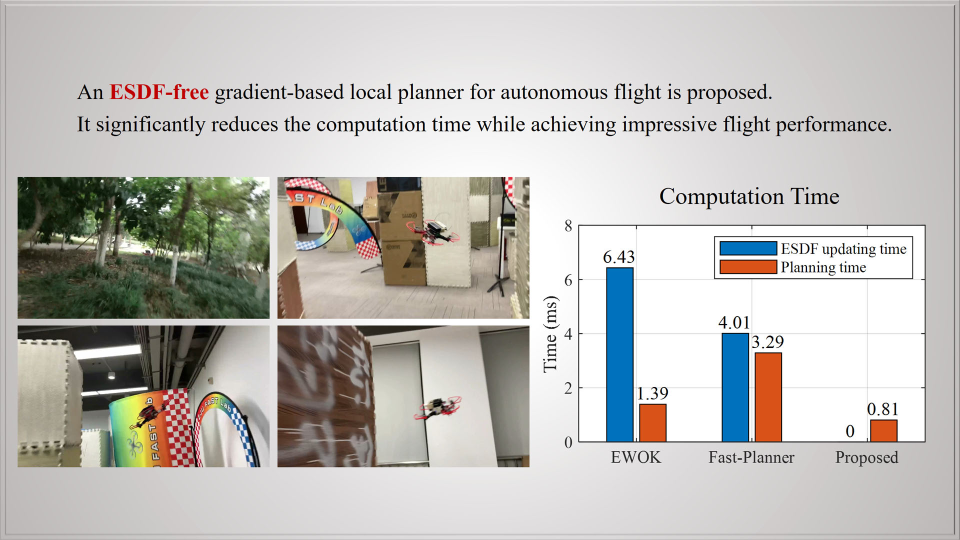
//> input picture ego-planner-master/pictures/comp.jpg, 1920 x 1080 px, given in place of the camera (shown at 1/2 size)
$ ./lindetect   (built with g++ and OpenCV 4)
//> lines starting //> are read from the running program, lines starting //| are printed output that depends on the picture; after the words box and inside, x2 and y2 are one past the last pixel; in counts of white or black regions, pixels touching at a corner belong together
#include <opencv2/opencv.hpp>
#include <iostream>
#include <math.h>
#include <opencv2\core\core.hpp>
#include <opencv2\highgui\highgui.hpp>
#include <opencv2\imgproc\imgproc.hpp>
#include <stdlib.h>
#include "skeletonization.hpp"

using namespace cv;
using namespace std;
int Kernel_size = 15;
int low_threshold = 40;
int high_threshold = 120;
int rho = 1.0;
int Threshold = 20;
double theta = CV_PI/180;
int minLineLength = 3;
int maxLineGap = 1;

//多项式拟合
bool polynomial_curve_fit(std::vector<cv::Point>& key_point, int n, cv::Mat& A)
{
//Number of key points
int N = key_point.size();
//构造矩阵X
cv::Mat X = cv::Mat::zeros(n + 1, n + 1, CV_64FC1);
for (int i = 0; i < n + 1; i++)
{
for (int j = 0; j < n + 1; j++)
{
for (int k = 0; k < N; k++)
{
X.at<double>(i, j) = X.at<double>(i, j) +
std::pow(key_point[k].y, i + j);
}
}
}
//构造矩阵Y
cv::Mat Y = cv::Mat::zeros(n + 1, 1, CV_64FC1);
for (int i = 0; i < n + 1; i++)
{
for (int k = 0; k < N; k++)
{
Y.at<double>(i, 0) = Y.at<double>(i, 0) +
std::pow(key_point[k].x, i) * key_point[k].x;
}
}
A = cv::Mat::zeros(n + 1, 1, CV_64FC1);
//求解矩阵A
cv::solve(X, Y, A, cv::DECOMP_LU);
return true;
}

int main()
{
    // Initialize camera
    cv::VideoCapture video_capture(1);
    if (!video_capture.isOpened())
    {
        std::cerr << "Error: Could not open video capture device." << std::endl;
        return -1;
    }

    while (true)
    {
        // Capture frame-by-frame
        cv::Mat frame;
        video_capture >> frame;
//> frame is the input picture: 1080 rows x 1920 cols, CV_8UC3; mean B, G, R 183.9, 188, 189.9
        waitKey(5);
        if (frame.empty())
        {
            std::cerr << "Error: Could not read frame." << std::endl;
            break;
        }
        //imshow("orginal",frame);
        //Mat frame = imread("robot.png");
        // Convert to grayscale
        cv::Mat gray,thre;
        cv::cvtColor(frame, gray, cv::COLOR_BGR2GRAY);
        Mat out;
        //获取自定义核
        Mat element = getStructuringElement(MORPH_RECT, Size(100, 100)); //第一个参数MORPH_RECT表示矩形的卷积核，当然还可以选择椭圆形的、交叉型的
        //膨胀操作
        dilate(gray, out, element);
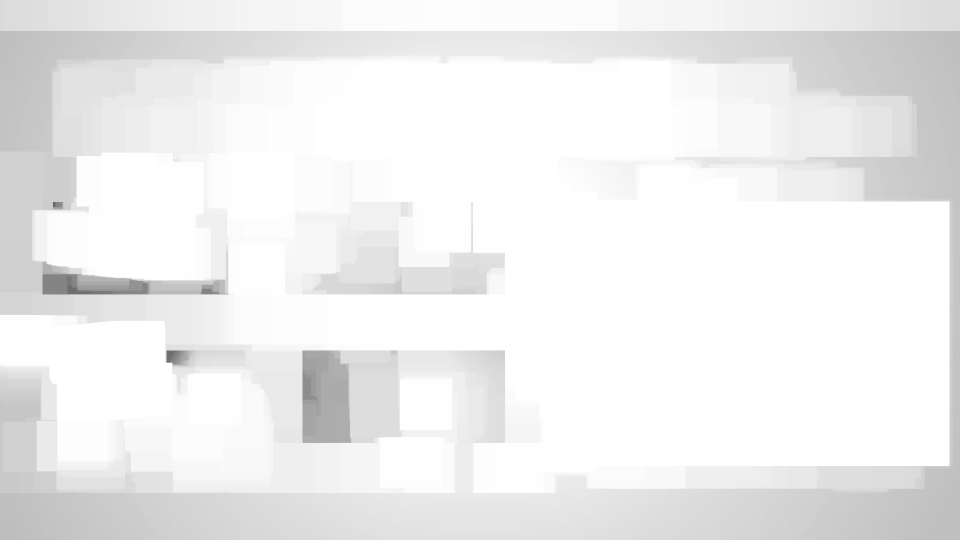
//> out: 1080 rows x 1920 cols, CV_8UC1 (shown at 1/2 size); min 96, max 255, mean 238.9
        //二值
        threshold(gray, thre, 50, 255, THRESH_BINARY);
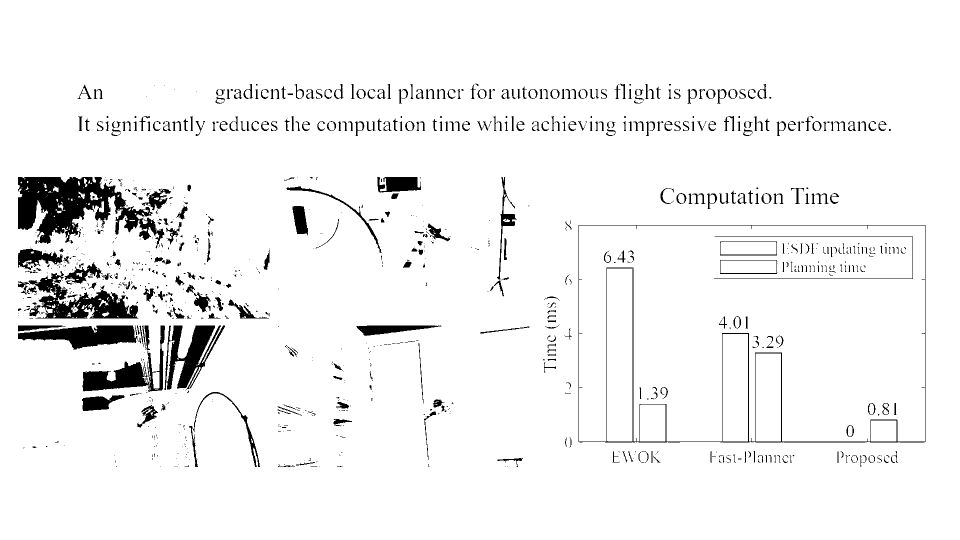
//> thre: 1080 rows x 1920 cols, CV_8UC1 (shown at 1/2 size); 94.9% white; 1069 black regions (639 under 20 px)
        //imshow("er",thre);
        // Blur image to reduce noise
        cv::Mat blurred;
        cv::GaussianBlur(thre, blurred, cv::Size(Kernel_size, Kernel_size), 0);
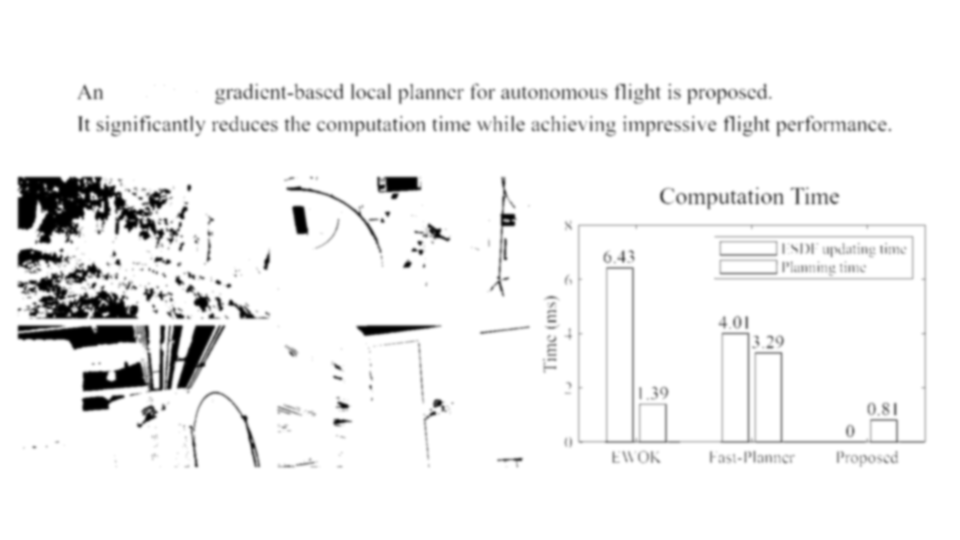
//> blurred: 1080 rows x 1920 cols, CV_8UC1 (shown at 1/2 size); min 0, max 255, mean 242
         // detect the contours on the binary image using cv2.CHAIN_APPROX_NONE
        vector<vector<Point>> contours;
        vector<Vec4i> hierarchy;
        findContours( thre, contours, hierarchy, RETR_TREE, CHAIN_APPROX_NONE);
//> contours = 1857 contours, 1267 with area under 20; largest, box (x1, y1, x2, y2) and area: (0, 0, 1920, 1080) 2070601, (1156, 449, 1852, 886) 302856, (1158, 451, 1850, 883) 250265, (35, 353, 330, 498) 21418, (1214, 536, 1265, 883) 17250

        // Perform Canny edge detection
        cv::Mat edges;
        cv::Canny(thre, edges, low_threshold, high_threshold);
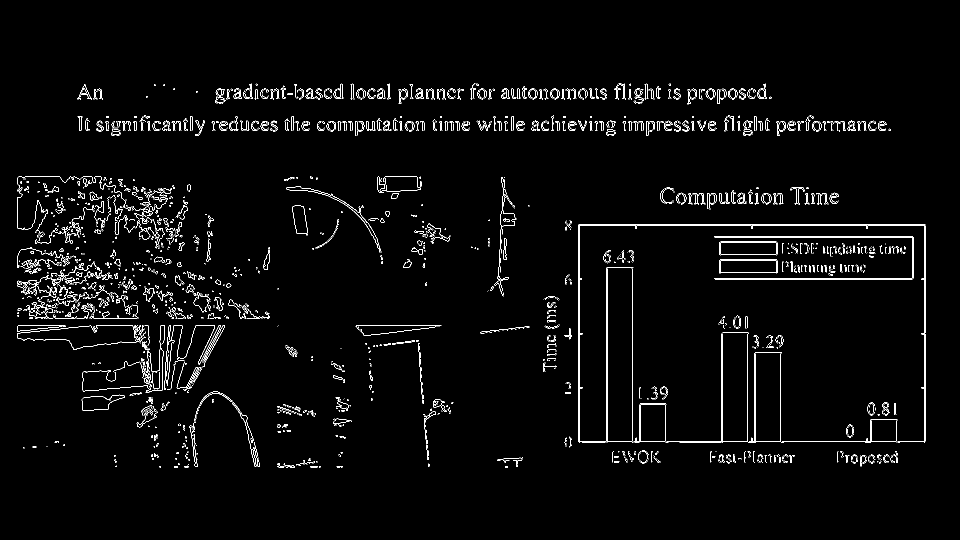
//> edges: 1080 rows x 1920 cols, CV_8UC1 (shown at 1/2 size); 2.4% white in thin lines or dots, all inside (x1, y1, x2, y2) = (35, 167, 1852, 935)

        // [12 lines of commented-out code are left out]
        vector<Vec3f> circles;
        double dp = 2; //
        double minDist = 50;  //两个圆心之间的最小距离
        double  param1 = 100;  //Canny边缘检测的较大阈值
        double  param2 = 100;  //累加器阈值
        int min_radius = 40;  //圆形半径的最小值
        int max_radius = 60;  //圆形半径的最大值
        HoughCircles(gray, circles, HOUGH_GRADIENT, dp, minDist, param1, param2,
            min_radius, max_radius);
//> circles = 1 circle (x, y, radius): [623, 443, 52.2]
        int H = frame.rows;
//> H = 1080
        int W = frame.cols;
//> W = 1920
        int m,n;
    //图像中标记出圆形
    Mat Mask1 = Mat::zeros(frame.size(), CV_8UC1);
    for (size_t i = 0; i < circles.size(); i++)
        {
            //读取圆心
        Point center(cvRound(circles[i][0]), cvRound(circles[i][1]));
            //读取半径
            int radius = cvRound(circles[i][2]);
            //绘制圆心
            circle(edges, center, 3, Scalar(0, 255, 0), -1, 8, 0);
            //绘制圆
            circle(frame, center, radius, Scalar(0, 0, 255), 3, 8, 0);

        circle(Mask1, center, radius, Scalar(255, 255, 255), -1);
         }
//> this loop made 1 pass
//> (center, radius) on pass 1: (Point(623, 443), 52)
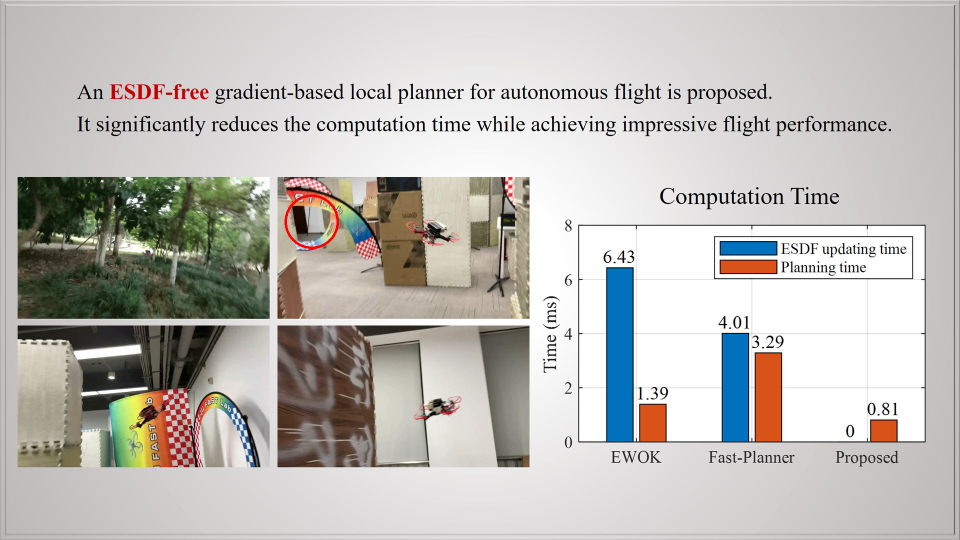
//> frame: 1080 rows x 1920 cols, CV_8UC3 (shown at 1/2 size); 0.08% of pixels changed, all inside (x1, y1, x2, y2) = (569, 389, 678, 498)
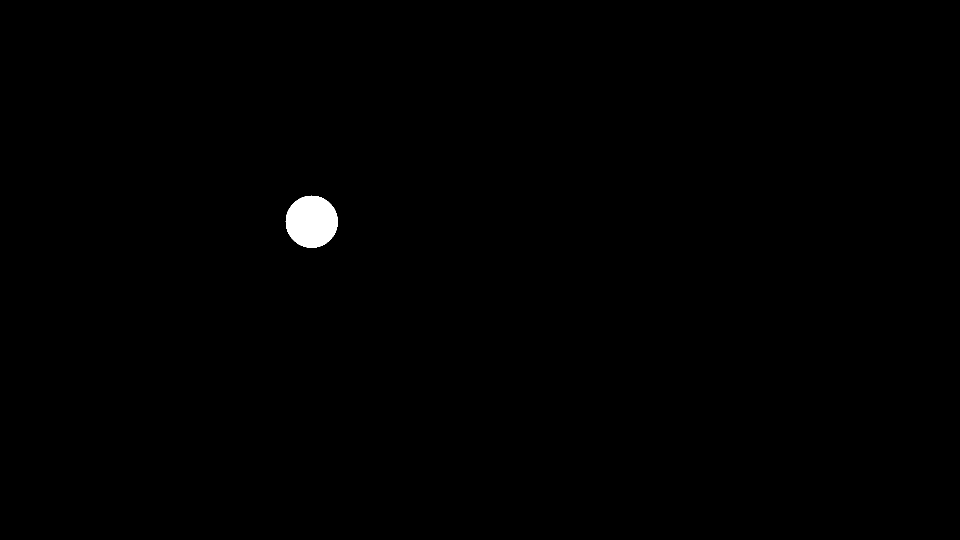
//> Mask1: 1080 rows x 1920 cols, CV_8UC1 (shown at 1/2 size); 0.41% white; 1 white region, box (x1, y1, x2, y2) and area: (571, 391, 676, 496) 8497

        Mat imgAddMask1 = thre.clone();
        cv::add(Mask1,thre,imgAddMask1);
//> imgAddMask1: 1080 rows x 1920 cols, CV_8UC1; 95% white; 1069 black regions (640 under 20 px), largest, box (x1, y1, x2, y2) and area: (36, 354, 329, 497) 19403, (57, 542, 277, 637) 8372, (36, 651, 275, 700) 6664
        //cv::imshow("multiply", imgAddMask1);
        //逆转二值图
        Mat thre_inv;
        bitwise_not(imgAddMask1,thre_inv);
        //连通域
        RNG rng(10086);
        Mat outr;
        int number = connectedComponents(thre_inv, outr, 8, CV_16U);  //统计图像中连通域的个数
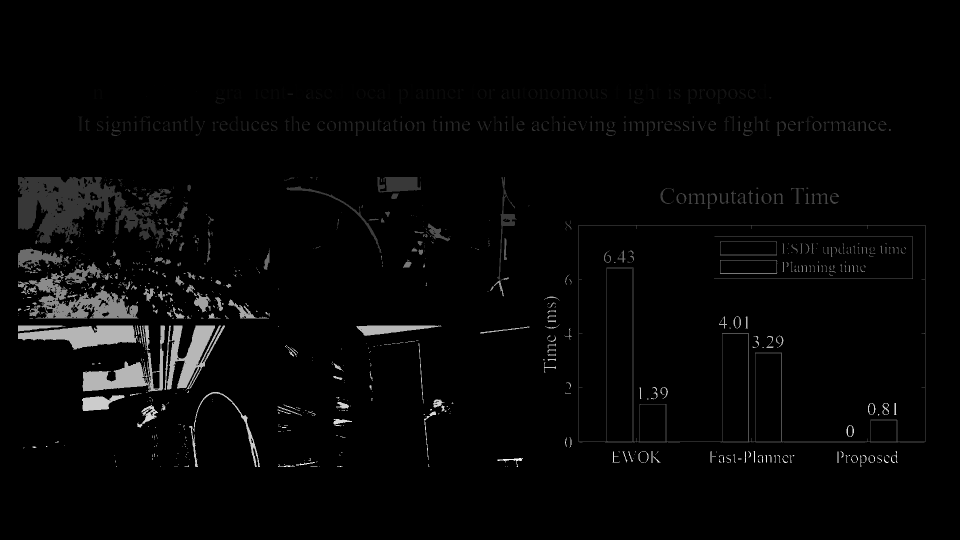
//> outr: 1080 rows x 1920 cols, CV_16UC1 (shown at 1/2 size); min 0, max 1069, mean 23.6; drawn with min black and max white
//> number = 1070
        // [9 lines of commented-out code are left out]
        Mat connect = Mat::zeros(thre.size(), frame.type());
        int w = connect.cols;
//> w = 1920
        int h = connect.rows;
//> h = 1080
        Vec3b color=Vec3b(rng.uniform(0,256),rng.uniform(0,256),rng.uniform(0,256));
        for (int row = 0; row < h; row++)
        {
            for (int col = 0; col < w; col++)
            {
                int label = outr.at<uint16_t>(row, col);
                if (label == 1)  //背景不改变
                {
                    connect.at<Vec3b>(row, col)=color;
                }

            }
        }
        //cv::imshow("liantong",connect);

        //骨干提取
         if (sum(connect) == Scalar(0)) {
            break;
        }
//> (the run ends here: the program needs code that is not available in this run, at `Mat skel = skeletonization(connect);`)
